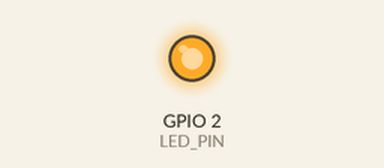
A sketch run on a simulated ESP32. Parts: output pins drawn as LEDs (lit = HIGH). What the sketch prints to the serial monitor is not drawn.

Above: at 0.1 s.
At 30.1 s:
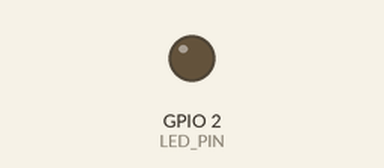
Timing chart, 0 to 38.2 s (numbered marks = the images above):
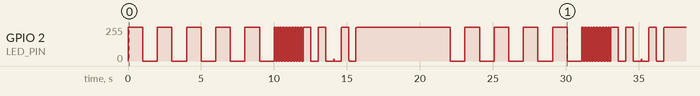

The sketch:

GPIO2_LED_Test.ino
```cpp
/*
 * Simple GPIO2 LED Matrix Test
 * Tests if GPIO2 can control the LED matrix
 */

#define LED_PIN 2  // GPIO2 (the pin we're using for matrix data)

void setup() {
  Serial.begin(115200);
  Serial.println("\n=== GPIO2 LED Matrix Test ===");

  // Configure GPIO2 as output
  pinMode(LED_PIN, OUTPUT);
  digitalWrite(LED_PIN, LOW);

  Serial.println("✅ GPIO2 configured as OUTPUT");
  Serial.println("🎯 LED matrix should be connected to GPIO2");
  Serial.println("🔌 Check your wiring: Matrix Data Pin → GPIO2");
}

void loop() {
  Serial.println("\n--- Test Pattern 1: Blinking ---");

  // Pattern 1: Simple blinking (1 second intervals)
  for (int i = 0; i < 5; i++) {
    Serial.println("💡 LED ON");
    digitalWrite(LED_PIN, HIGH);
    delay(1000);

    Serial.println("⚫ LED OFF");
    digitalWrite(LED_PIN, LOW);
    delay(1000);
  }

  Serial.println("\n--- Test Pattern 2: Fast Pulses ---");

  // Pattern 2: Fast pulses (100ms intervals)
  for (int i = 0; i < 10; i++) {
    digitalWrite(LED_PIN, HIGH);
    delay(100);
    digitalWrite(LED_PIN, LOW);
    delay(100);
  }

  Serial.println("\n--- Test Pattern 3: Binary Data ---");

  // Pattern 3: Send binary pattern (like matrix data)
  byte testPattern[] = {0xFF, 0x00, 0xFF, 0x00, 0xAA, 0x55, 0xAA, 0x55};

  for (int i = 0; i < sizeof(testPattern); i++) {
    Serial.printf("📤 Sending byte: 0x%02X\n", testPattern[i]);

    // Send each bit (MSB first)
    for (int bit = 7; bit >= 0; bit--) {
      digitalWrite(LED_PIN, (testPattern[i] >> bit) & 0x01);
      delayMicroseconds(1000); // 1ms delay for visibility
    }

    delay(500); // Wait between bytes
  }

  Serial.println("\n--- Test Complete ---");
  Serial.println("🎯 If you see any LED activity, GPIO2 is working!");
  Serial.println("❌ If no LEDs light up, check wiring and power");
  Serial.println("⏳ Waiting 5 seconds before next test...");
  delay(5000);
}
```

Measured:
- by itself, GPIO 2 (LED_PIN): 0/255 → 255/255 at 0.01 s, → 0/255 1.0 s later, → 255/255 1.0 s later, → 0/255 1.0 s later, … (83 changes in this stretch)
